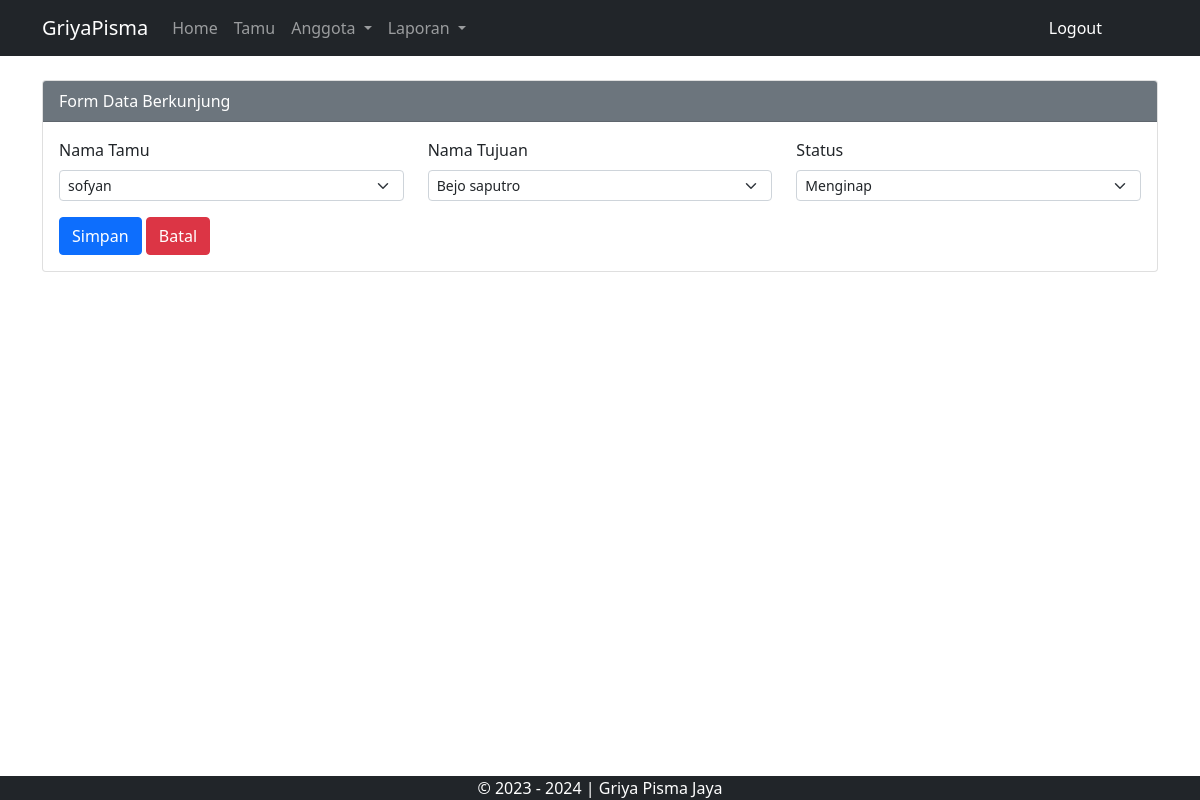
The app's page /admin.php?halaman=berkunjung&hal=edit&id=3 (signed in) with its own data.
### tables this page shows
CREATE TABLE `berkunjung` (
  `idberkunjung` int NOT NULL,
  `idtamu` int NOT NULL,
  `idkeluarga` int NOT NULL,
  `jam_kunjung` timestamp NOT NULL DEFAULT CURRENT_TIMESTAMP,
  `status` varchar(15) NOT NULL
);

CREATE TABLE `tbltamu` (
  `idtamu` int NOT NULL,
  `nama_tamu` varchar(50) NOT NULL,
  `jenis_kelamin` varchar(10) NOT NULL,
  `alamat_tamu` varchar(50) NOT NULL,
  `nohp` varchar(15) NOT NULL
);

CREATE TABLE `keluarga` (
  `idkeluarga` int NOT NULL,
  `no_rumah` char(5) NOT NULL,
  `nama` varchar(50) NOT NULL,
  `panggilan` varchar(15) NOT NULL,
  `nohp1` char(15) DEFAULT NULL,
  `jenis_kelamin` varchar(10) NOT NULL
);

### admin.php (called while the page is built, shortened)
<?php include "template/header.php"?>
<?php include "content.php"?>
<?php include "template/footer.php"?>

### modul/berkunjung/form.php (the view, shortened to what this page needs)
<?php
if (isset($_GET['hal'])) {
    if ($_GET['hal'] == "edit") {
        $tampil = mysqli_query($koneksi, "SELECT berkunjung.*,
        tbltamu.nama_tamu, tbltamu.alamat_tamu, tbltamu.nohp,
         keluarga.nama, tbrumah.no_rumah, tbrumah.alamat, keluarga.nohp1
         FROM berkunjung, tbrumah, tbltamu, keluarga
          WHERE berkunjung.idtamu = tbltamu.idtamu
          AND keluarga.no_rumah = tbrumah.no_rumah
          AND berkunjung.idkeluarga = keluarga.idkeluarga
            AND idberkunjung = '$_GET[id]'");
        $data = mysqli_fetch_array($tampil);
        if ($data) {
            $vidtamu = $data['idtamu'];
            $vnama_tamu = $data['nama_tamu'];
            $vidkeluarga = $data['idkeluarga'];
            $vnama = $data['nama'];
            $vstatus = $data['status'];
        }
    }
}
?>
<div class="card mt-3">
    <div class="card-header bg-secondary text-white">
        Form Data Berkunjung
    </div>
    <div class="card-body">
        <form method="post" action="" enctype="multipart/form-data">
            <div class="mb-3">
                <div class="row">
                    <div class="col">
                        <label for="idtamu" class="form-label">Nama Tamu</label>
                        <select class="form-select form-select-sm" id="idtamu" name="idtamu">
                            <option value="<?= @$vidtamu ?>"><?= @$vnama_tamu ?></option>
                        </select>
                    </div>
                    <div class="col">
                        <label for="idkeluarga" class="form-label">Nama Tujuan</label>
                        <select class="form-select form-select-sm" id="idkeluarga" name="idkeluarga" ?>">
                            <option value="<?= @$vidkeluarga ?>"><?= @$vnama ?></option>
                        </select>
                    </div>
                    <div class="col">
                        <label for="status" class="form-label">Status</label>
                        <select class="form-select form-select-sm" id="status" name="status" ?>">
                            <option value="<?= @$vstatus?>"><?= @$vstatus?></option>
                        </select>
                    </div>
                </div>
            </div>
            <div class="mt-2">
                <button type="submit" class="btn btn-primary" name="bsimpan">Simpan</button>
                <button type="reset" class="btn btn-danger" name="bbatal">Batal</button>
            </div>
        </form>
    </div>
</div>

### records on screen
berkunjung: idtamu "sofyan", idkeluarga "Bejo saputro", status "Menginap"
